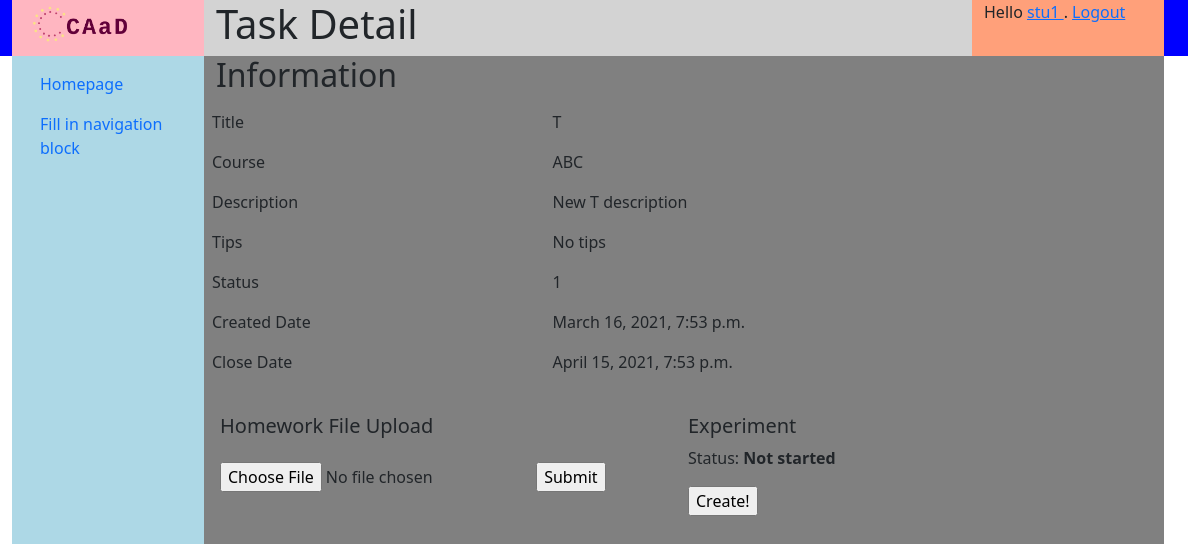
The page /courses/task/6 (signed in) on the database its author committed.
### homeworks/models.py (models this page shows, shortened)
class Task(models.Model):
    TASK_STATUS = [(0, 'draft'), (1, 'running'), (2, 'closed')]
    title = models.CharField('title', max_length=64)
    description = models.CharField('description', max_length=1024)
    tips = models.CharField('tips', max_length=1024, blank=True)
    answer = models.CharField('answer', max_length=1024, blank=True)
    have_docker = models.BooleanField("have docker experiment", default=False)
    status = models.IntegerField(
        'homework status', choices=TASK_STATUS, default=0)
    create_date = models.DateTimeField('date created', default=timezone.now())
    close_date = models.DateTimeField(
        'date to close', default=timezone.now() + timedelta(days=30))
    course = models.ForeignKey(Course, on_delete=models.CASCADE, related_name="tasks", null=True)
    creator = models.ForeignKey(User, on_delete=models.CASCADE, related_name="tasks_created", null=True)

### courses/models.py (models this page shows, shortened)
class Course(models.Model):
    name = models.CharField('course name', max_length=32)
    password = models.CharField('joining password', max_length=8)
    description = models.CharField('description', max_length=512)
    is_open = models.BooleanField("Is open to all", default=True)
    create_date = models.DateTimeField('date created up', default=now())
    creator = models.ForeignKey(User, on_delete=models.CASCADE)

### homeworks/views.py (the view, shortened to what this page needs)
# urls.py: path('task/<int:task_id>', homework_views.TaskDetailView.as_view(), name='task_detail'),
class TaskDetailView(View, ContextMixin):
    template_name = "homeworks/task_detail.html"
    def get_context_data(self, **kwargs):
        context = super().get_context_data(**kwargs)
        context["title"] = "Task Detail"
        return context
    def get(self, request, task_id):
        task = get_object_or_404(Task, pk=task_id)
        if request.user.is_authenticated and CourseMember.is_member_of(request.user.pk, task.course.pk):
            privilege = CourseMember.get_highest_course_privilege(request.user.pk, task.course.pk)
            context = self.get_context_data()
            context['task'] = task
            if privilege == 3:
                try:
                    submission = Submission.objects.get(task__pk=task_id, submitter__pk=request.user.pk)
                    context['submission'] = submission
                except Submission.DoesNotExist:
                    submission = Submission(submitter=request.user, task=task)
                    submission.save()
                except Exception as e:
                    print(e)
                    raise e
                finally:
                    context['submission'] = submission
                    try:
                        file = submission.file
                        print(file.name)
                    except:
                        context['to_submit'] = True
                        context['form'] = UploadFileForm()
            else:
                context["is_teacher"] = True
            return render(request, self.template_name, context=context)
        return return_error(request, USER_NOT_AUTHENTICATED)

### files/forms.py
class UploadFileForm(ModelForm):
    class Meta:
        model = SubmissionFile
        fields = ("file",)

### courses/models.py (called while the page is built)
    @classmethod
    def get_highest_course_privilege(cls, user_id, course_id):
        if user_id == None or course_id == None:
            return 4
        cm = cls.objects.filter(course__pk=course_id).filter(user__pk=user_id)
        if len(cm) > 0:
            type = 3
            for role in cm:
                if role.type < type:
                    type = role.type
            return type
        return 4

    @classmethod
    def is_member_of(cls, user_id, course_id):
        return (cls.get_highest_course_privilege(user_id, course_id) < 4)

### templates/homeworks/task_detail.html (shortened to what this page needs)
{% extends 'generics/base.html' %}
{% block content %}
<h2>Information</h2>
<table class="table table-borderless">
    <tr>
        <td>Title</td>
        <td>{{ task.title }}</td>
    </tr>
    <tr>
        <td>Course</td>
        <td>{{ task.course.name }}</td>
    </tr>
    <tr>
        <td>Description</td>
        <td>{{ task.description }}</td>
    </tr>
    <tr>
        <td>Tips</td>
        <td>{{ task.tips }}</td>
    </tr>
    <tr>
        <td>Status</td>
        <td>{{ task.status}}</td>
    </tr>
    <tr>
        <td>Created Date</td>
        <td>{{ task.create_date }}</td>
    </tr>
    <tr>
        <td>Close Date</td>
        <td>{{ task.close_date}}</td>
    </tr>
</table>
{% if is_teacher %}
<div class="row m-3">
    <div class="m-1 col-3">
        <a href="{% url 'courses:task_update' task.pk %}" class="btn btn-primary" style="width: auto">Update Task</a>
    </div>
    <div class="m-1 col-3">
        <a href="{% url 'courses:submission_list' task.pk %}" class="btn btn-primary" style="width: auto">Submission List</a>
    </div>
</div>
{% else %}
<div class="row">
{% if to_submit %}
    {% include "homeworks/includes/upload_homeworkfile_form.html" %}
{% endif %}
{% if task.have_docker %}
    {% include "dockers/includes/container_status.html" %}
{% endif %}
</div>
{% endif %}
{% endblock content %}

### templates/generics/base.html (shortened to what this page needs)
{% load static %}
<!DOCTYPE html>
<html>
    <head>
        <link href="{% static 'css/bootstrap.min.css' %}" rel="stylesheet">
        <link rel="stylesheet" href="{% static 'css/base.css' %}">
    </head>
    <body>
<div id="header" class="header container-fluid row">
    <div class="logo col-sm-2 center">
        <a href="{% url 'home' %}"><img src="{% static 'images/logo.png' %}" alt="CAaD" width="" height="50"></a>
    </div>
        <div class="title col-sm-8">
            <h1>{{ title | default:"Fill in title variable" }}<h1>
        </div>
    <div class="user col-sm-2">
        {% block status %}
            {% if user.is_authenticated %}
            Hello
            <a href="{% url 'users:profile' user.username %}">
            {{ user.username }}
            </a>
            . <a href="{% url 'users:logout_view' %}">Logout</a>
            {% else %}
            Anonymous User. <a href="{% url 'users:login' %}">Login</a>
            {% endif %}
        {% endblock status %}
    </div>
</div>
<div id="body" class="container-fluid row">
    <div class="navi col-sm-2 flex-fill">
    <nav class="navbar navbar-default" role="navigation">
        <ul class="nav nav-pills flex-column">
            <li class="nav-item">
                <a class="nav-link" href='{% url "home" %}'>Homepage</a>
            </li>
            {% block navigation %}
            <li class="nav-item">
                <a class="nav-link" href='{% url "home" %}'>Fill in navigation block</a>
            </li>
            {% endblock %}
        </ul>
    </nav>
    </div>
    <div class="content col-sm-10 container">
    <div class="row align-items-center">
        {% block content%}{% endblock %}
    </div>
    </div>
</div>
    </body>
</html>

### statics/css/base.css (style rules this page uses)
.header { background-color: blue; }
.logo { background-color: lightpink; }
.user { background-color: lightsalmon; }
.title { background-color: lightgray; }
#body { min-height: 90vh; }
.navi { background-color: lightblue; }
.content { background-color: gray; border-top: 10px; }

### rows shown on the page
Task: title "T", course.name "ABC", description "New T description", tips "No tips", status "1", create_date "March 16, 2021, 7:53 p.m.", close_date "April 15, 2021, 7:53 p.m."

### other values the page prints
{{ user.username }} "stu1"
